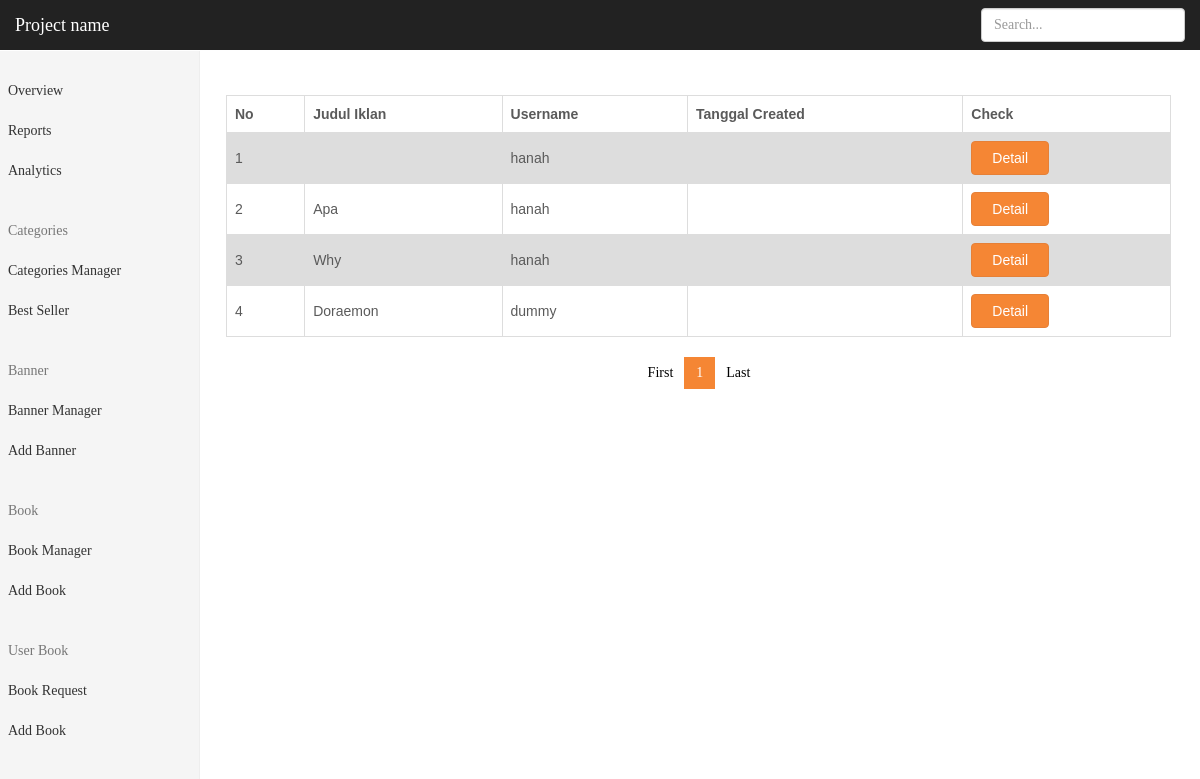
Page /index.php/super/userbook/userbookrequest on the earlier database version.
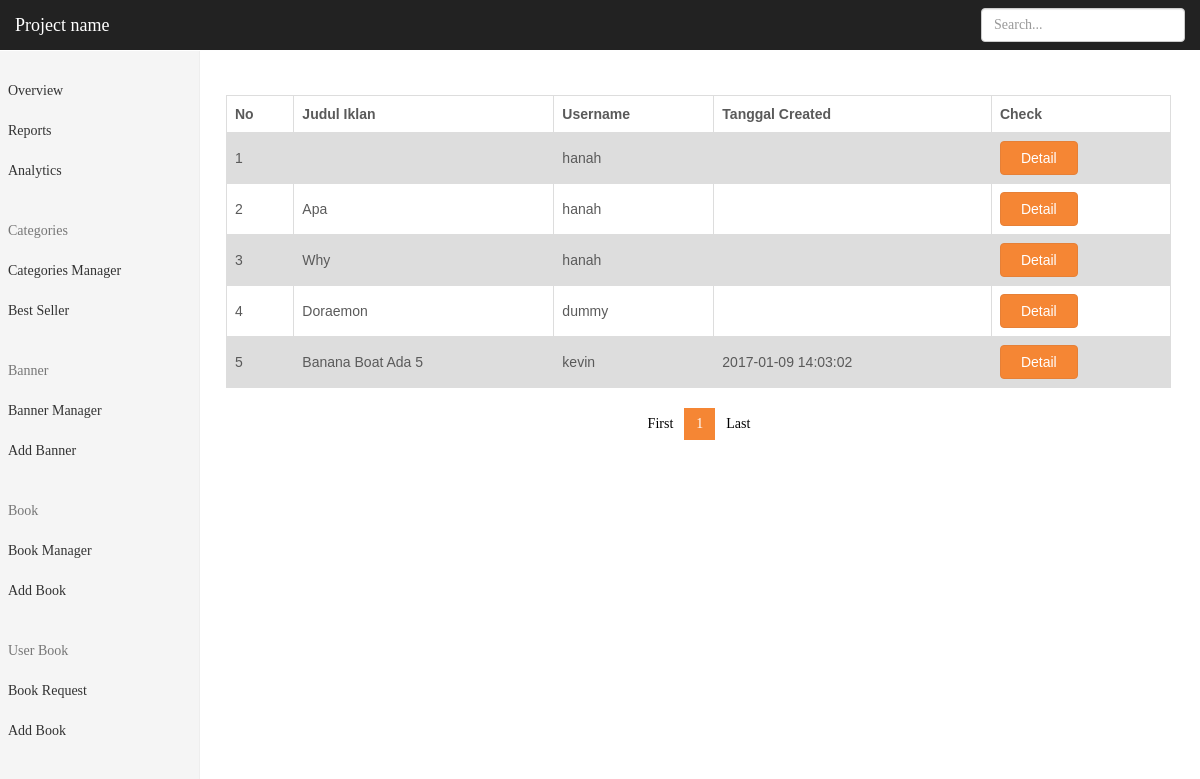
Same page on the later database version.
### tables this page shows
CREATE TABLE `user_book` (
  `id_u_b` int(11) NOT NULL,
  `id_b_source` int(11) NOT NULL DEFAULT '0',
  `price_sell_u_b` int(11) DEFAULT NULL,
  `price_point` int(11) DEFAULT '0',
  `price_rent_u_b` int(11) DEFAULT NULL,
  `type_u_b` int(50) DEFAULT NULL,
  `sell_u_b` tinyint(1) DEFAULT NULL,
  `barter_u_b` tinyint(1) DEFAULT NULL,
  `rent_u_b` tinyint(1) NOT NULL,
  `description_u_b` varchar(300) DEFAULT NULL,
  `id_u_owner` int(11) DEFAULT NULL,
  `stock_u_b` int(11) DEFAULT NULL,
  `main_image_u_b` varchar(100) DEFAULT NULL,
  `title_u_b` varchar(100) NOT NULL,
  `berat_u_b` int(11) NOT NULL,
  `slug_title_u_b` varchar(500) NOT NULL,
  `tahun_beli_u_b` year(4) NOT NULL,
  `active` int(2) DEFAULT '2',
  `activated_by` varchar(12) DEFAULT NULL,
  `created_at` timestamp NULL DEFAULT NULL,
  `updated_at` timestamp NULL DEFAULT NULL,
  `rejected_reason` int(3) DEFAULT NULL,
  `activated_at` timestamp NULL DEFAULT NULL,
  `views_ub` int(11) NOT NULL DEFAULT '0'
);

CREATE TABLE `user` (
  `id_u` int(11) NOT NULL,
  `username_u` varchar(50) DEFAULT NULL,
  `email_u` varchar(100) DEFAULT NULL,
  `password_u` varchar(255) DEFAULT NULL,
  `firstname_u` varchar(255) DEFAULT NULL,
  `lastname_u` varchar(100) DEFAULT NULL,
  `date_of_birth_u` date DEFAULT NULL,
  `phone_number_u` varchar(15) DEFAULT NULL,
  `join_date_u` datetime DEFAULT NULL,
  `address_u` varchar(150) DEFAULT NULL,
  `city_u` int(6) DEFAULT NULL,
  `province_u` int(6) DEFAULT NULL,
  `total_review_u` int(11) DEFAULT '0',
  `bio_u` varchar(200) DEFAULT NULL,
  `photo_profile_u` varchar(150) DEFAULT 'assets/img/default/profile-pict.png',
  `photo_cover_u` varchar(150) DEFAULT NULL,
  `point` int(11) DEFAULT '0',
  `money` int(11) DEFAULT NULL,
  `line_u` varchar(32) NOT NULL,
  `whatsapp_u` varchar(15) NOT NULL,
  `created_at` timestamp NULL DEFAULT NULL,
  `last_login` timestamp NULL DEFAULT NULL,
  `views_u` int(11) NOT NULL DEFAULT '0'
);

### application/controllers/super/UserBook.php (called while the page is built, shortened)
<?php
class UserBook extends CI_Controller {
	public function __construct()
	{
		$this->load->library('session');
		$this->load->library('fixstring');
		$this->load->helper('url');
		$this->load->library('form_validation');
		$this->load->helper(array('form', 'url'));
		$this->load->model('super/M_UserBook');
	}
	public function userbookrequest()
	{
		if($this->input->get('page')!=null)
		{
			$page = $this->input->get('page');
		}
		else $page=1;
		$limit=20;
		$offset = ($page-1)*$limit;
		$data['page_now']=$page;
		$data['header']=$this->load->view('super/parts/header','',true);
		$data['navbar']=$this->load->view('super/parts/navbar','',true);
		$data['sidebar']=$this->load->view('super/parts/sidebar','',true);
		$data['footer']=$this->load->view('super/parts/footer','',true);
		$data['book'] = $this->M_UserBook->getRequestUserBook($limit, $offset);
		$count_books = $this->M_UserBook->countAllRequestBook();
		$data['page_total'] = ceil($count_books/$limit);
		$this->load->view('super/userbook/request_book',$data);
	}
}
?>

### index.php (called while the page is built, shortened)
<?php
require_once BASEPATH.'core/CodeIgniter.php';

### application/models/super/M_UserBook.php (called while the page is built, shortened)
<?php
  Class M_UserBook extends CI_Model
  {
	public function getRequestUserBook($limit, $offset)
	{
		$change = $this->db->query
		("
			SELECT * FROM user_book, user
			WHERE  user_book.active = 2 AND user_book.id_u_owner  = user.id_u
			ORDER BY id_u_b
			LIMIT ".$limit."
			OFFSET ".$offset."
		");
		$result = $change->result();
		return $result;
	}
  }
 ?>

### application/views/super/userbook/request_book.php (the view, shortened to what this page needs)
<!DOCTYPE html>
<html lang="en">
	<head>
		<?php echo $header ?>
		<link href="<?php echo base_url()?>assets/css/admin/dashboard.css" rel="stylesheet">
		<link rel="stylesheet" href="<?php echo base_url()?>assets/css/dapatbuku.css">
		<link href="<?php echo base_url()?>assets/css/admin/book.css" rel="stylesheet">
	</head>
	<body>
	<?php echo $navbar?>
    <div class="container-fluid ">
		<div class="row">
		<?php echo $sidebar?>
			<div class="col-sm-9 col-sm-offset-3 col-md-10 col-md-offset-2 main">
				<div class="col-md-12">
					<div class="row">
					<table>
					  <tr>
					    <th>No</th>
					    <th>Judul Iklan</th>
					    <th>Username</th>
					    <th>Tanggal Created</th>
					    <th>Check</th>
					  </tr>
					<?php for ($i=0;$i<count($book);$i++){ ?>
					<tr>
					  	<td><?php echo $i+1 ?></td>
					  	<td><?php echo $book[$i]->title_u_b?></td>
					  	<td><?php echo $book[$i]->username_u?></td>
					  	<td><?php echo $book[$i]->created_at?></td>
					  	<td>
					  		<a href="<?php echo base_url()?>super/userbook/detail/<?php echo $book[$i]->slug_title_u_b?>">
					  		<button type="button" class="btn btn-primary">Detail</button>
					  		</a>
					  	</td>
					</tr>
					<?php } ?>
					</table>
						<div class="col-md-12">
							<nav aria-label="Page navigation">
							<div class="text-center">
							 	<ul class="pagination">
								<li><a href="<?php echo base_url()?>super/userbook/userbookrequest?page=1">First</a></li>
									<?php for($i=1;$i<=$page_total;$i++){
										if($i<=$page_now+2 && $i >= $page_now - 2 && $i >= 1 && $i<=$page_total){
									?>
										<li <?php if($i == $page_now) echo 'class="active"' ?>  >
											<a href="<?php echo base_url()?>super/userbook/userbookrequest?
											page=<?php echo $i?>
											">
											<?php echo $i ?><span class="sr-only">(current)</span></a></li>
									<?php }} ?>
									<li><a href="<?php echo base_url()?>super/userbook/userbookrequest?page=<?php echo $page_total?>">Last</a></li>
							  	</ul>
							</div>
							</nav>
						</div>
					</div>
				</div>
			</div>
		</div>
    </div>
	</body>
</html>

### application/views/super/parts/header.php (shortened to what this page needs)
<link href="<?php echo base_url()?>assets/css/bootstrap.min.css" rel="stylesheet">

### application/views/super/parts/navbar.php (shortened to what this page needs)
<nav class="navbar navbar-inverse navbar-fixed-top">
   <div class="container-fluid">
     <div class="navbar-header">
       <a class="navbar-brand" href="#">Project name</a>
     </div>
     <div id="navbar" class="navbar-collapse collapse">
       <form method="POST" action="<?php echo base_url()?>super/AdminBook/search" class="navbar-form navbar-right">
         <input type="text" name="keyword" class="form-control" placeholder="Search...">
       </form>
     </div>
   </div>
 </nav>

### application/views/super/parts/sidebar.php
<div class="col-sm-3 col-md-2 sidebar">
  <ul class="nav nav-sidebar">
    <li class=""><a href="#">Overview <span class="sr-only">(current)</span></a></li>
    <li class=""><a href="#">Reports</a></li>
    <li class=""><a href="#">Analytics</a></li>
  </ul>
  <ul class="nav nav-sidebar">
    <li class="disabled"><a href="">Categories</a></li>
    <li class=""><a href="<?php echo base_url()?>super/adminbook/bookmanager">Categories Manager</a></li>
    <li class=""><a href="<?php echo base_url()?>super/a_bestseller">Best Seller</a></li>
  </ul>
  <ul class="nav nav-sidebar">
    <li class="disabled"><a href="">Banner</a></li>
    <li class=""><a href="<?php echo base_url()?>super/a_banner/manager">Banner Manager</a></li>
    <li class=""><a href="<?php echo base_url()?>super/adminbook/add_book">Add Banner</a></li>
  </ul>
  <ul class="nav nav-sidebar">
    <li class="disabled"><a href="">Book</a></li>
    <li class=""><a href="<?php echo base_url()?>super/adminbook/bookmanager">Book Manager</a></li>
    <li class=""><a href="<?php echo base_url()?>super/adminbook/add_book">Add Book</a></li>
  </ul>
  <ul class="nav nav-sidebar">
    <li class="disabled"><a href="">User Book</a></li>
    <li class=""><a href="<?php echo base_url()?>super/userbook/userbookrequest">Book Request</a></li>
    <li class=""><a href="<?php echo base_url()?>super/adminbook/userbook">Add Book</a></li>
  </ul>
</div>

### assets/css/admin/dashboard.css (style rules this page uses)
body { padding-top: 50px; }
.navbar-fixed-top { border: 0; }
.sidebar { display: none; }
@media (min-width: 768px) { .sidebar { position: fixed; top: 51px; bottom: 0; left: 0; z-index: 1000; display: block; padding: 20px; overflow-x: hidden; overflow-y: auto; background-color: #f5f5f5; border-right: 1px solid #eee; } }
.nav-sidebar { margin-right: -21px; margin-bottom: 20px; margin-left: -20px; }
.nav-sidebar > li > a { padding-right: 20px; padding-left: 20px; }
.main { padding: 20px; }
@media (min-width: 768px) { .main { padding-right: 40px; padding-left: 40px; } }

### assets/css/dapatbuku.css (style rules this page uses)
body { padding-top:75px; }
.col-xs-1, .col-sm-1, .col-md-1, .col-lg-1, .col-xs-2, .col-sm-2, .col-md-2, .col-lg-2, .col-xs-3, .col-sm-3, .col-md-3, .col-lg-3, .col-xs-4, .col-sm-4, .col-md-4, .col-lg-4, .col-xs-5, .col-sm-5, .col-md-5, .col-lg-5, .col-xs-6, .col-sm-6, .col-md-6, .col-lg-6, .col-xs-7, .col-sm-7, .col-md-7, .col-lg-7, .col-xs-8, .col-sm-8, .col-md-8, .col-lg-8, .col-xs-9, .col-sm-9, .col-md-9, .col-lg-9, .col-xs-10, .col-sm-10, .col-md-10, .col-lg-10, .col-xs-11, .col-sm-11, .col-md-11, .col-lg-11, .col-xs-12, .col-sm-12, .col-md-12, .col-lg-12 { padding-right: 7px; padding-left: 8px; }
body { font-family: SourceSansPro; color: #5a5a5a; background-color:#f5f8fa; }
.btn-primary { color: #fff; background-color: #F58634; border-color: #E68037; padding-left:20px; padding-right:20px; }
a { text-decoration: none; color:#333; }
.text-center { text-align:center; }
.pagination > li > a, .pagination > li > span { color:black; background-color:white; border: none; }
.pagination > .active > a, .pagination > .active > span, .pagination > .active > a:hover, .pagination > .active > span:hover, .pagination > .active > a:focus, .pagination > .active > span:focus { color:white; background-color:#F58634; }

### assets/css/admin/book.css (style rules this page uses)
.row { margin:0; }

### application/views/super/parts/header.php (style rules this page uses)
body { background-color:white!important; }

### application/views/super/userbook/request_book.php (style rules this page uses)
table { font-family: arial, sans-serif; border-collapse: collapse; width: 100%; }
td, th { border: 1px solid #dddddd; text-align: left; padding: 8px; }
tr:nth-child(even) { background-color: #dddddd; }

Differences in the rows shown:
added user_book: title_u_b "Banana Boat Ada 5", id_u_owner.username_u "kevin", id_u_owner.created_at "2017-01-09 14:03:02"
